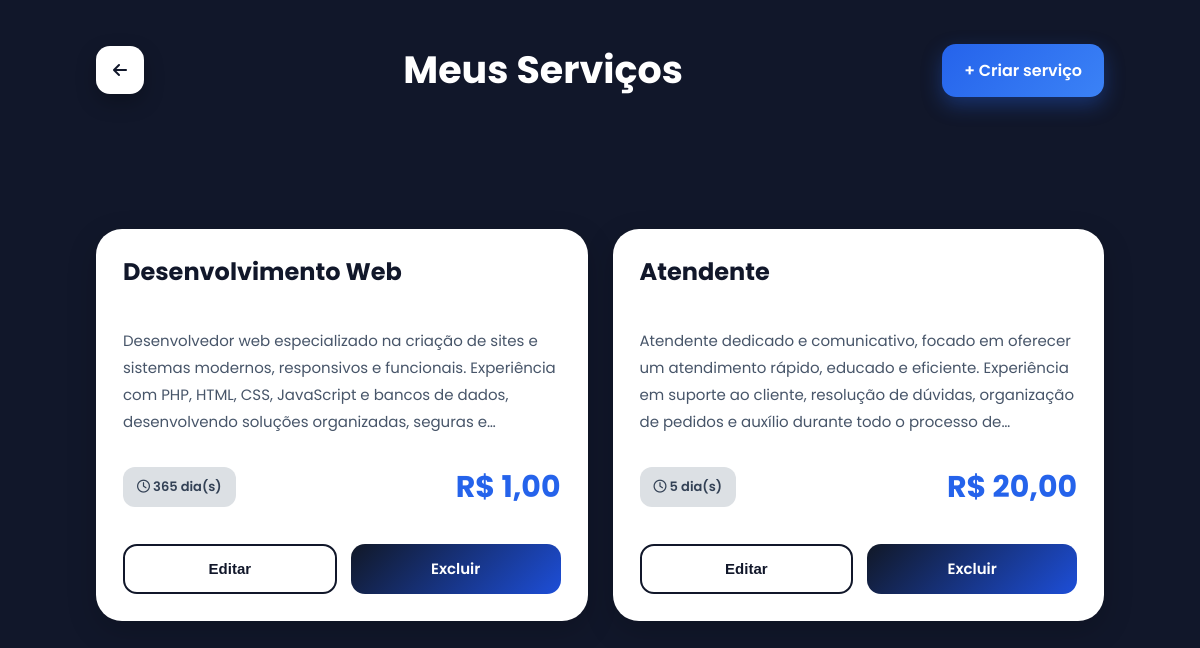
Before: /frontend/public/Prestador/servicos/meus-servicos.php (signed in) with the older database file.
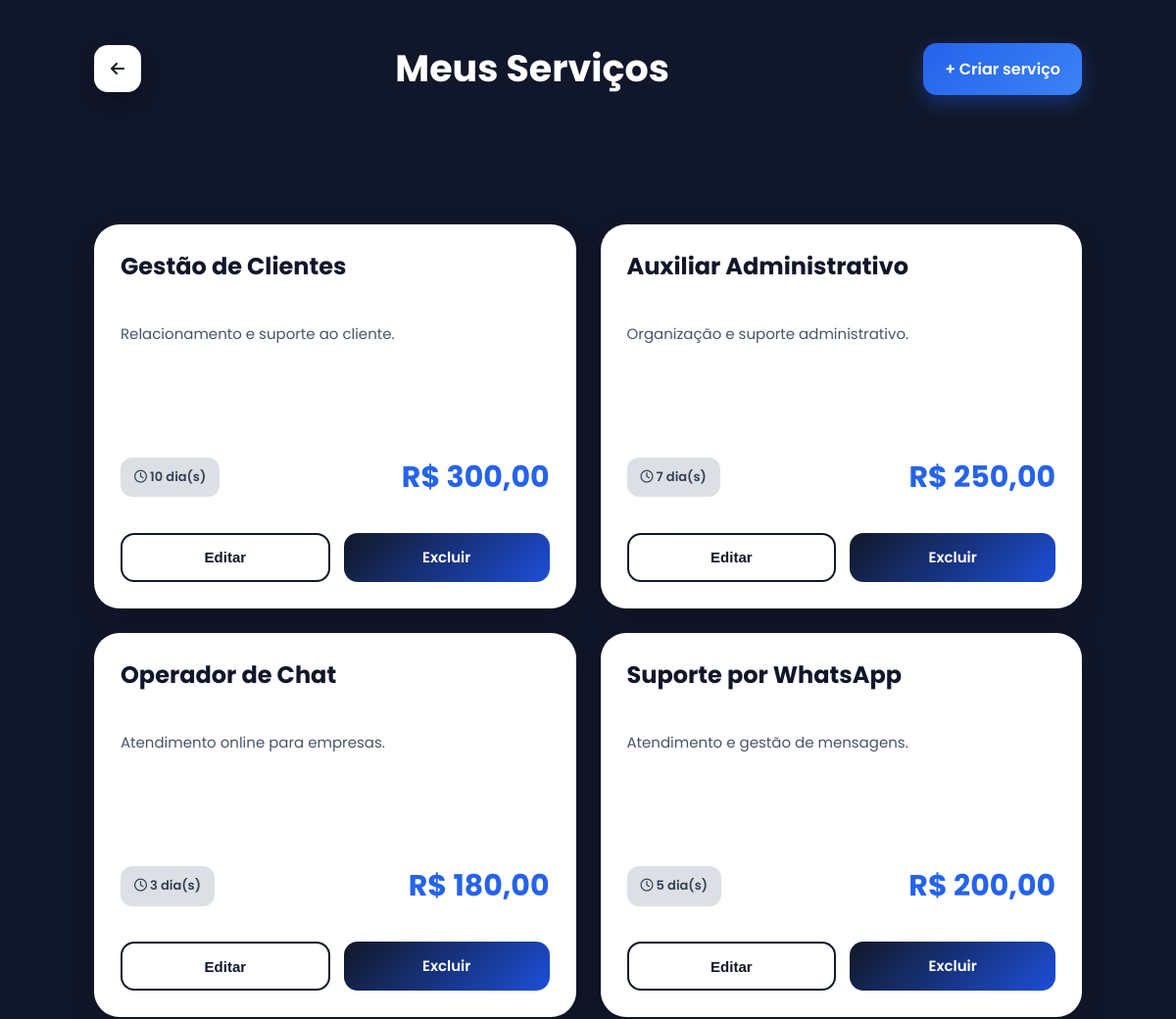
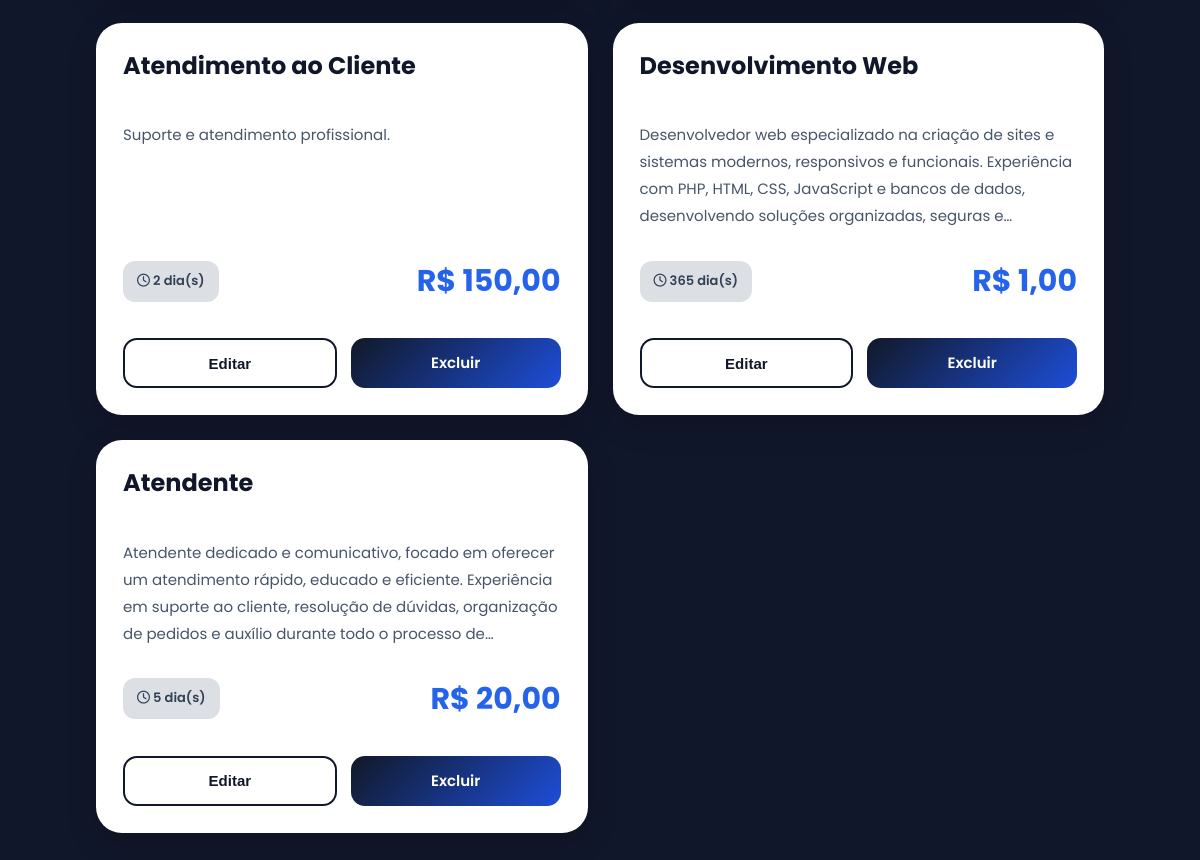
After: the same page with the newer database file (2 pictures, top to bottom).
### tables this page shows
CREATE TABLE `servicos` (
  `id` int(11) NOT NULL,
  `usuario_id` int(11) NOT NULL,
  `categoria_id` int(11) NOT NULL,
  `nome_servico` varchar(255) NOT NULL,
  `descricao` varchar(255) DEFAULT NULL,
  `preco` decimal(10,2) NOT NULL,
  `prazo` int(11) NOT NULL,
  `localizacao` varchar(255) DEFAULT NULL,
  `criado_em` timestamp NOT NULL DEFAULT current_timestamp()
);

### backend/app/controllers/ServicoController.php (called while the page is built, shortened)
<?php
require_once "C:/Turma2/xampp/htdocs/catalogo-servicos/backend/app/models/ServicoModel.php";
class ServicoController
{
    private $servicoModel;
    public function __construct($pdo)
    {
        $this->servicoModel = new ServicoModel($pdo);
    }
    public function listarPorPrestador($prestadorId)
    {
        return $this->servicoModel->listarPorPrestador($prestadorId);
    }
}

### backend/app/models/ServicoModel.php (called while the page is built, shortened)
<?php
class ServicoModel {
    private $pdo;
    public function __construct($pdo){
        $this->pdo = $pdo;
    }
    public function listarPorPrestador($usuarioId){
        $sql = "SELECT
                    s.*,
                    c.nome AS categoria
                FROM servicos s
                INNER JOIN categorias c ON c.id = s.categoria_id
                WHERE s.usuario_id = ?
                ORDER BY s.id DESC";
        $stmt = $this->pdo->prepare($sql);
        $stmt->execute([$usuarioId]);
        return $stmt->fetchAll(PDO::FETCH_ASSOC);
    }
}

### frontend/public/Prestador/servicos/meus-servicos.php (the view, shortened to what this page needs)
<?php
require_once "C:/Turma2/xampp/htdocs/catalogo-servicos/backend/app/database/database.php";
require_once "C:/Turma2/xampp/htdocs/catalogo-servicos/backend/app/controllers/ServicoController.php";
$servicoController = new ServicoController($pdo);
$prestadorId = $_SESSION['usuario']['id'];
$servicos = $servicoController->listarPorPrestador($prestadorId);
?>
<!DOCTYPE html>
<html lang="pt-br">
<head>
    <link rel="stylesheet" href="https://cdnjs.cloudflare.com/ajax/libs/font-awesome/6.5.1/css/all.min.css">
    <link rel="stylesheet" href="../../css/meus-servicos.css">
</head>
<body>
    <div class="topo">
        <a href="../../perfil.php" class="btn-back">
            <i class="fa-solid fa-arrow-left"></i>
        </a>
        <h1>
            Meus Serviços
        </h1>
        <a href="criar-servico.php" class="btn-criar">
            + Criar serviço
        </a>
    </div>
    <section class="servicos">
        <?php if (empty($servicos)): ?>
            <div class="vazio">
                <i class="fa-solid fa-briefcase"></i>
                <h2>
                    Nenhum serviço criado
                </h2>
                <p>
                    Crie seu primeiro serviço para começar a receber clientes.
                </p>
            </div>
        <?php else: ?>
            <div class="servicos-grid">
                <?php foreach ($servicos as $servico): ?>
                    <div class="card-servico">
    <h3>
        <?= $servico['nome_servico'] ?>
    </h3>
    <p class="descricao">
        <?= $servico['descricao'] ?>
    </p>
    <div class="info">
        <span>
    <i class="fa-regular fa-clock"></i>
    <?= $servico['prazo'] ?> dia(s)
</span>
<div class="preco">
        R$ <?= number_format($servico['preco'], 2, ',', '.') ?>
    </div>
    </div>
    <div class="acoes">
        <button
            class="btn-editar"
            onclick="abrirModal(
                '<?= $servico['id'] ?>',
                '<?= $servico['nome_servico'] ?>',
                '<?= $servico['descricao'] ?>',
                '<?= $servico['preco'] ?>',
                '<?= $servico['prazo'] ?>',
                '<?= $servico['localizacao'] ?>',
                '<?= $servico['categoria_id'] ?>'
            )"
        >
            Editar
        </button>
        <a href="deletar-servico.php?id=<?= $servico['id'] ?>">
            Excluir
        </a>
    </div>
</div>
                <?php endforeach; ?>
            </div>
        <?php endif; ?>
    </section>
</body>
</html>

Changed rows visible on the page:
added servicos: nome_servico "Gestão de Clientes", descricao "Relacionamento e suporte ao cliente.", prazo "10", preco "300,00"
added servicos: nome_servico "Auxiliar Administrativo", descricao "Organização e suporte administrativo.", prazo "7", preco "250,00"
added servicos: nome_servico "Operador de Chat", descricao "Atendimento online para empresas.", prazo "3", preco "180,00"
added servicos: nome_servico "Suporte por WhatsApp", descricao "Atendimento e gestão de mensagens.", prazo "5", preco "200,00"
added servicos: nome_servico "Atendimento ao Cliente", descricao "Suporte e atendimento profissional.", prazo "2", preco "150,00"
